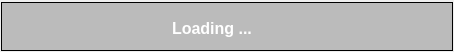
<?xml version="1.0" encoding="UTF-8"?>
<ui version="4.0">
 <class>Dialog</class>
 <widget class="QDialog" name="Dialog">
  <property name="geometry">
   <rect>
    <x>0</x>
    <y>0</y>
    <width>454</width>
    <height>52</height>
   </rect>
  </property>
  <property name="windowTitle">
   <string>Deactivated Data Engine</string>
  </property>
  <layout class="QGridLayout" name="gridLayout">
   <property name="leftMargin">
    <number>1</number>
   </property>
   <property name="topMargin">
    <number>2</number>
   </property>
   <property name="rightMargin">
    <number>1</number>
   </property>
   <property name="bottomMargin">
    <number>1</number>
   </property>
   <item row="0" column="0">
    <widget class="QFrame" name="frame">
     <property name="styleSheet">
      <string notr="true">background:#bbbbbb; border: 1px solid black;</string>
     </property>
     <property name="frameShape">
      <enum>QFrame::Box</enum>
     </property>
     <property name="frameShadow">
      <enum>QFrame::Sunken</enum>
     </property>
     <property name="lineWidth">
      <number>0</number>
     </property>
     <property name="midLineWidth">
      <number>0</number>
     </property>
     <widget class="QLabel" name="lb_loading">
      <property name="geometry">
       <rect>
        <x>171</x>
        <y>16</y>
        <width>181</width>
        <height>20</height>
       </rect>
      </property>
      <property name="font">
       <font>
        <family>Arial</family>
        <pointsize>12</pointsize>
        <weight>62</weight>
        <italic>false</italic>
        <bold>true</bold>
       </font>
      </property>
      <property name="styleSheet">
       <string notr="true">border:none; color: white; font-weight:500;</string>
      </property>
      <property name="text">
       <string>Loading ...</string>
      </property>
     </widget>
    </widget>
   </item>
  </layout>
 </widget>
 <resources/>
 <connections/>
</ui>
